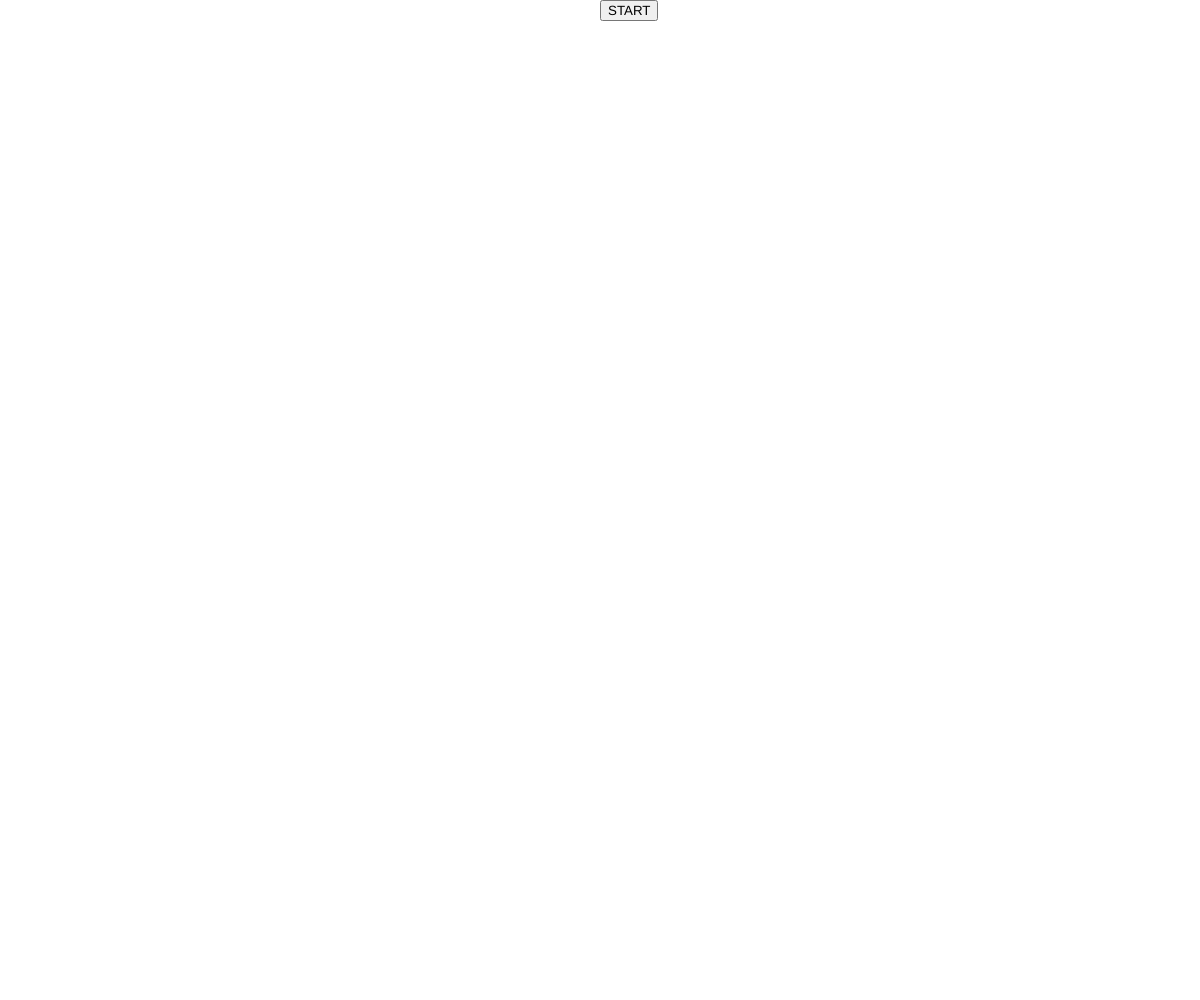
Frame 1 (no input)
Frame 60 (no input): identical to frame 1, image omitted
Frame 120 (the mouse pressed at the canvas centre since frame 60): identical to frame 1, image omitted

The p5.js sketch that drew this single still picture (run headless with seeded random() and noise() and a simulated clock; from frame 60 on, the mouse is pressed at the canvas centre):

// p5.js sketch
// ── sketch.js
let start = false
let button;
let clickme;
let timer = 0

//starts/resets sim and adds click button

function start_sim(){
  background(255)
  start = true
  timer = 0
  counter= 0
  written = []
  clickme = createButton("click");
  clickme.position(windowWidth/2,500);
}
//makes start button when clicked intiate function start_sim

function setup() {
  createCanvas(windowWidth,windowHeight);
  button = createButton("START");
  button.position(windowWidth/2,0);
  button.mouseClicked(start_sim);

}
//draws timer + prints from array randomly 

function draw() {
  if (!start) return
  background(255)
  for (let i = 0; i < written.length; i++ ) {
    let w = written[i]
    textSize(w.textsize)
    text(words[w.randomprint%words.length],w.width,w.height)
  }
  textSize(20)
  if (frameCount % 60 == 0)
    timer ++;
  text(timer+" seconds",10,20)
  text(counter+" clicks",150,20)
   
}
let counter = 0
let words = ["happy" , "love", "good", "fabulous", "excellent", "congratulations", "accomplished", "food", "sex", "best", "cheer", "smart", "pretty", "enjoy", "joy","warm", "bliss", "laughter", "win", "success", "free", "smile", "sun", "holiday", "lucky"
]
let width = 0
let height = 0
let written = []
let textsize = 0
let randomprint = 0

// counter clicks + random location of words and size + pushes words to array
function mousePressed() {
  if (!start)return
  counter++
  randomprint =Math.floor(Math.random()*words.length)
  console.log(counter)
  width = Math.random()*(windowWidth-200)+50
  height = Math.random()*(windowHeight-100)+50
  textsize = (Math.random()*20+20);
  written.push({randomprint,width,height,textsize})
  
}
